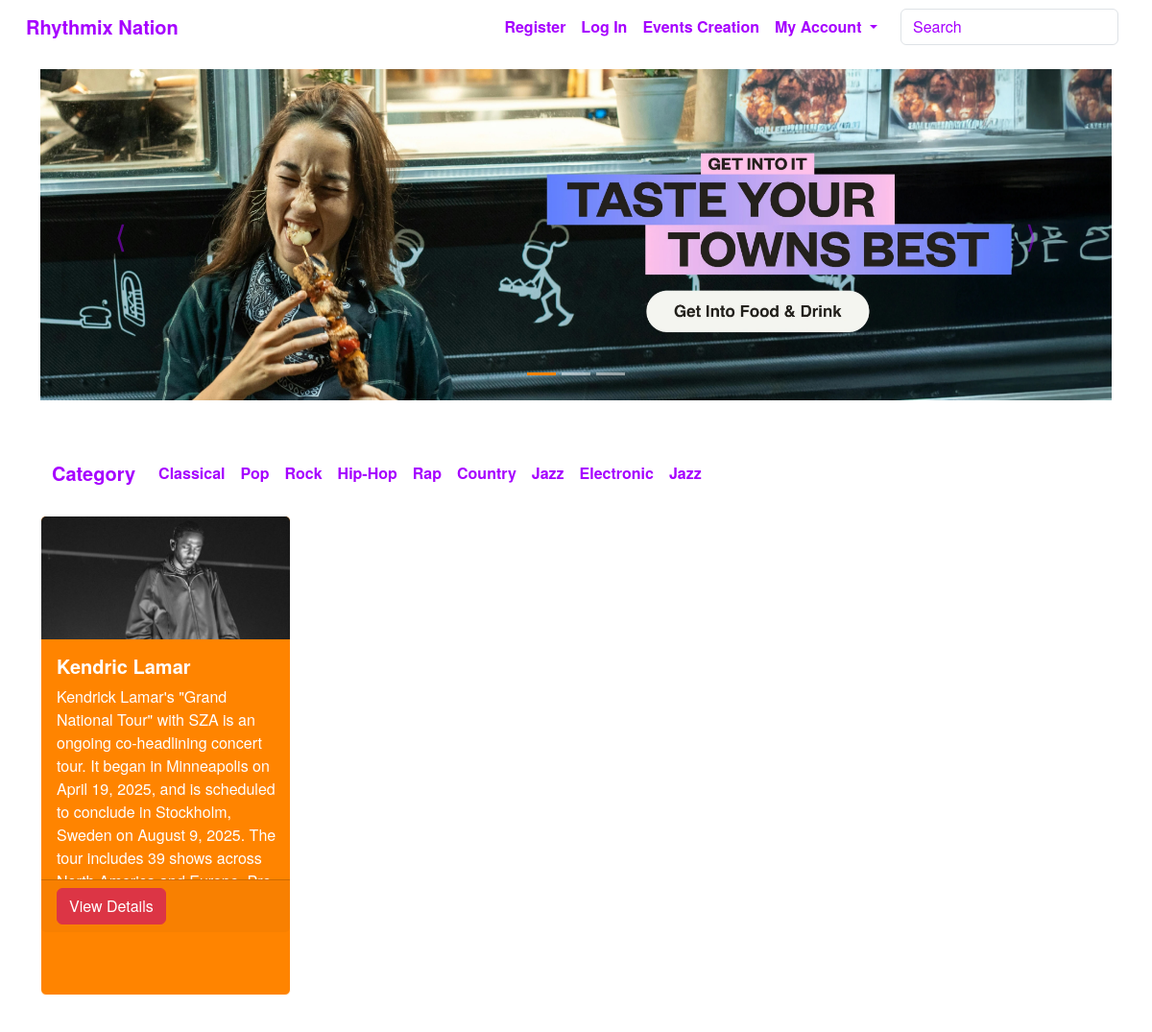
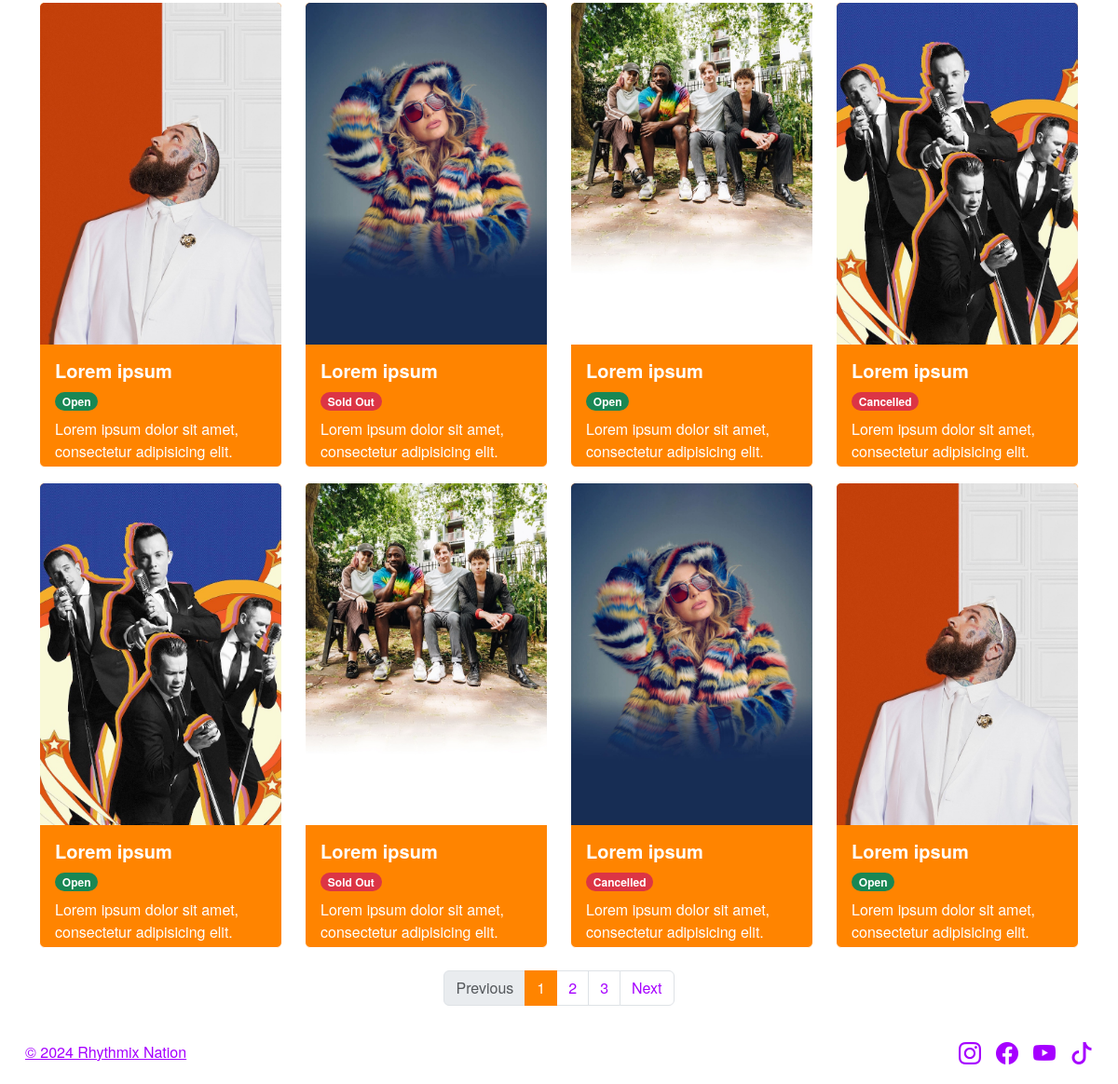
The page / on the database its author committed (2 pictures, top to bottom).
### website/models.py (models this page shows, shortened)
class Event(db.Model):
    __tablename__ = 'events'
    id = db.Column(db.Integer, primary_key=True)
    event_name = db.Column(db.String(150), nullable=False)
    event_category = db.Column(db.String(150), nullable=False)
    event_description = db.Column(db.Text, nullable=False)
    start_date = db.Column(db.DateTime, nullable=False)
    start_time = db.Column(db.String(150), nullable=False)
    end_date = db.Column(db.DateTime, nullable=False)
    end_time = db.Column(db.String(150), nullable=False)
    event_location = db.Column(db.String(150), nullable=False)
    event_image = db.Column(db.String(150), nullable=False)
    ticket_price = db.Column(db.Float, nullable=False)
    capacity = db.Column(db.Integer, nullable=False)
    comment = db.relationship('Comment', backref='event')
    user_id = db.Column(db.Integer, db.ForeignKey('users.id'), nullable=False)

### website/views.py (the view)
@main_bp.route('/')
def index():
    events = db.session.scalars(db.select(Event)).all()
    return render_template('index.html', events=events)

### website/templates/index.html (shortened to what this page needs)
{% extends "base.html" %}
{% block content %}
      <main class="container">
        <div id="carouselExampleIndicators" class="carousel slide mb-5" data-bs-ride="carousel">
          <div class="carousel-indicators">
            <button type="button" data-bs-target="#carouselExampleIndicators" data-bs-slide-to="0" class="active" aria-current="true" aria-label="Slide 1"></button>
            <button type="button" data-bs-target="#carouselExampleIndicators" data-bs-slide-to="1" aria-label="Slide 2"></button>
            <button type="button" data-bs-target="#carouselExampleIndicators" data-bs-slide-to="2" aria-label="Slide 3"></button>
          </div>
          <div class="carousel-inner">
            <div class="carousel-item active">
              <img src="./static/img/image1.jpg" class="d-block w-100" alt="Image 1">
            </div>
          </div>
          <button class="carousel-control-prev" type="button" data-bs-target="#carouselExampleIndicators" data-bs-slide="prev">
            <span class="carousel-control-prev-icon" aria-hidden="true"></span>
          </button>
          <button class="carousel-control-next" type="button" data-bs-target="#carouselExampleIndicators" data-bs-slide="next">
            <span class="carousel-control-next-icon" aria-hidden="true"></span>
          </button>
        </div>
        <nav class="navbar navbar-expand-lg">
          <div class="container">
            <a class="navbar-brand category">Category</a>
            <div class="collapse navbar-collapse" id="navbarNav">
              <ul class="navbar-nav">
                <li class="nav-item">
                  <a class="nav-link active" href="404.html">Classical</a>
                </li>
                <li class="nav-item">
                  <a class="nav-link active" href="404.html">Pop</a>
                </li>
                <li class="nav-item">
                  <a class="nav-link active" href="404.html">Rock</a>
                </li>
                <li class="nav-item">
                  <a class="nav-link active" href="404.html">Hip-Hop</a>
                </li>
                <li class="nav-item">
                  <a class="nav-link active" href="404.html">Rap</a>
                </li>
                <li class="nav-item">
                  <a class="nav-link active" href="404.html">Country</a>
                </li>
                <li class="nav-item">
                  <a class="nav-link active" href="404.html">Jazz</a>
                </li>
                <li class="nav-item">
                  <a class="nav-link active" href="404.html">Electronic</a>
                </li>
                <li class="nav-item">
                  <a class="nav-link active" href="404.html">Jazz</a>
                </li>
              </ul>
            </div>
          </div>
        </nav>
        <div class="row row-cols-1 row-cols-sm-2 row-cols-md-3 row-cols-lg-4">
          {% for event in events %}
          <div class="col">
            <div class="card custom-card card-color mb-4">
              <img class="card-img-top" src="{{ event.event_image }}" alt="event picture">
              <div class="card-body">
                <h5 class="card-title">{{ event.event_name }}</h5>
                <p class="card-text">{{ event.event_description }}</p>
              </div>
              <div class="card-footer">
                <a href="{{ url_for('main.event_detail', event_id=event.id) }}" class="btn btn-danger">View Details</a>
              </div>
            </div>
          </div>
          {% endfor %}
        </div>
        <div class="row row-cols-1 row-cols-sm-2 row-cols-md-3 row-cols-lg-4">
          <div class="col">
            <div class="card custom-card card-color">
              <img src="./static/img/image4.jpg" class="card-img-top" alt="...">
              <div class="card-body">
                <h5 class="card-title ">Lorem ipsum</h5>
                <span class="badge rounded-pill text-bg-success mb-2">Open</span>
                <p class="card-text">Lorem ipsum dolor sit amet, consectetur adipisicing elit. Labore aperiam sit laboriosam corrupti accusamus! Quae rem inventore error natus excepturi consectetur libero commodi cupiditate ut? Quibusdam ipsa veritatis expedita eveniet?</p>
              </div>
            </div>
          </div>
          <div class="col">
            <div class="card custom-card card-color">
              <img src="./static/img/image5.jpg" class="card-img-top" alt="...">
              <div class="card-body">
                <h5 class="card-title">Lorem ipsum</h5>
                <span class="badge rounded-pill text-bg-danger mb-2">Sold Out</span>
                <p class="card-text">Lorem ipsum dolor sit amet, consectetur adipisicing elit. Labore aperiam sit laboriosam corrupti accusamus! Quae rem inventore error natus excepturi consectetur libero commodi cupiditate ut? Quibusdam ipsa veritatis expedita eveniet?</p>
              </div>
            </div>
          </div>
          <div class="col">
            <div class="card custom-card card-color">
              <img src="./static/img/image6.jpg" class="card-img-top" alt="...">
              <div class="card-body">
                <h5 class="card-title">Lorem ipsum</h5>
                <span class="badge rounded-pill text-bg-success mb-2">Open</span>
                <p class="card-text">Lorem ipsum dolor sit amet, consectetur adipisicing elit. Labore aperiam sit laboriosam corrupti accusamus! Quae rem inventore error natus excepturi consectetur libero commodi cupiditate ut? Quibusdam ipsa veritatis expedita eveniet?</p>
              </div>
            </div>
          </div>
          <div class="col">
            <div class="card custom-card card-color">
              <img src="./static/img/image7.jpg" class="card-img-top" alt="...">
              <div class="card-body">
                <h5 class="card-title">Lorem ipsum</h5>
                <span class="badge rounded-pill text-bg-danger mb-2">Cancelled</span>
                <p class="card-text">Lorem ipsum dolor sit amet, consectetur adipisicing elit. Labore aperiam sit laboriosam corrupti accusamus! Quae rem inventore error natus excepturi consectetur libero commodi cupiditate ut? Quibusdam ipsa veritatis expedita eveniet?</p>
              </div>
            </div>
          </div>
          <div class="col">
            <div class="card custom-card card-color">
              <img src="./static/img/image7.jpg" class="card-img-top" alt="...">
              <div class="card-body">
                <h5 class="card-title">Lorem ipsum</h5>
                <span class="badge rounded-pill text-bg-success mb-2">Open</span>
                <p class="card-text">Lorem ipsum dolor sit amet, consectetur adipisicing elit. Labore aperiam sit laboriosam corrupti accusamus! Quae rem inventore error natus excepturi consectetur libero commodi cupiditate ut? Quibusdam ipsa veritatis expedita eveniet?</p>
              </div>
            </div>
          </div>
          <div class="col">
            <div class="card custom-card card-color">
              <img src="./static/img/image6.jpg" class="card-img-top" alt="...">
              <div class="card-body">
                <h5 class="card-title">Lorem ipsum</h5>
                <span class="badge rounded-pill text-bg-danger mb-2">Sold Out</span>
                <p class="card-text">Lorem ipsum dolor sit amet, consectetur adipisicing elit. Labore aperiam sit laboriosam corrupti accusamus! Quae rem inventore error natus excepturi consectetur libero commodi cupiditate ut? Quibusdam ipsa veritatis expedita eveniet?</p>
              </div>
            </div>
          </div>
          <div class="col">
            <div class="card custom-card card-color">
              <img src="./static/img/image5.jpg" class="card-img-top" alt="...">
              <div class="card-body">
                <h5 class="card-title">Lorem ipsum</h5>
                <span class="badge rounded-pill text-bg-danger mb-2">Cancelled</span>
                <p class="card-text">Lorem ipsum dolor sit amet, consectetur adipisicing elit. Labore aperiam sit laboriosam corrupti accusamus! Quae rem inventore error natus excepturi consectetur libero commodi cupiditate ut? Quibusdam ipsa veritatis expedita eveniet?</p>
              </div>
            </div>
          </div>
          <div class="col">
            <div class="card custom-card card-color">
              <img src="./static/img/image4.jpg" class="card-img-top" alt="...">
              <div class="card-body">
                <h5 class="card-title">Lorem ipsum</h5>
                <span class="badge rounded-pill text-bg-success mb-2">Open</span>
                <p class="card-text">Lorem ipsum dolor sit amet, consectetur adipisicing elit. Labore aperiam sit laboriosam corrupti accusamus! Quae rem inventore error natus excepturi consectetur libero commodi cupiditate ut? Quibusdam ipsa veritatis expedita eveniet?</p>
              </div>
            </div>
          </div>
        <nav aria-label="Page navigation example" class="w-100 mt-4">
          <ul class="pagination justify-content-center">
            <li class="page-item">
              <span class="page-link disabled">Previous</span>
            </li>
            <li class="page-item active" aria-current="page">
              <span class="page-link">1</span>
            </li>
            <li class="page-item"><a class="page-link" href="404.html">2</a></li>
            <li class="page-item"><a class="page-link" href="404.html">3</a></li>
            <li class="page-item">
              <a class="page-link" href="404.html">Next</a>
            </li>
          </ul>
        </nav>
      </main>
      {% endblock %}

### website/templates/base.html (shortened to what this page needs)
<!DOCTYPE html>
<html>
<head>
    <link href="https://cdn.jsdelivr.net/npm/bootstrap@5.3.2/dist/css/bootstrap.min.css" rel="stylesheet">
    <link rel="stylesheet" href="{{ url_for('static', filename='style/styles.css') }}">
    <link rel="stylesheet" href="https://cdn.jsdelivr.net/npm/bootstrap-icons@1.10.5/font/bootstrap-icons.css">
</head>
<body>
<div class="wrapper d-flex flex-column min-vh-100">
    <header>
        <nav class="navbar navbar-expand-lg">
            <div class="container-fluid">
                <a class="navbar-brand page-title" href="{{ url_for('main.index') }}">Rhythmix Nation</a>
                <div class="collapse navbar-collapse justify-content-end" id="navbarSupportedContent">
                    <ul class="navbar-nav mb-2 mb-lg-0">
                        {% if current_user.is_authenticated %}
                            <a class="nav-item nav-link disabled text-muted" href="#">Welcome {{ current_user.first_name }}</a>
                            <a class="nav-item nav-link" href="{{ url_for('auth.logout') }}">Log Out</a>
                        {% else %}
                            <a class="nav-item nav-link" href="{{ url_for('auth.register') }}">Register</a>
                            <a class="nav-item nav-link" href="{{ url_for('auth.login') }}">Log In</a>
                        {% endif %}
                        <a class="nav-item nav-link" href="{{ url_for('event.create') }}">Events Creation</a>
                        <li class="nav-item dropdown">
                            <a class="nav-link dropdown-toggle" href="#" role="button" data-bs-toggle="dropdown" aria-expanded="false">
                                My Account
                            </a>
                        </li>
                    </ul>
                    <form class="d-flex ms-3" role="search">
                        <input class="form-control me-2" type="search" placeholder="Search" aria-label="Search">
                    </form>
                </div>
            </div>
        </nav>
    </header>
    <main class="flex-grow-1">
        {% block content %}{% endblock %}
    </main>
    <footer class="footer mt-auto py-3 border-top bg-light text-center">
        <div class="container-fluid d-flex flex-wrap justify-content-between align-items-center">
            <div class="col-md-4 d-flex align-items-center">
                <a class="mb-3 mb-md-0 text-muted" href="404.html">© 2024 Rhythmix Nation</a>
            </div>
            <ul class="nav col-md-4 justify-content-end list-unstyled d-flex">
                <li class="ms-3"><a class="text-muted" href="https://www.instagram.com" target="_blank"><i class="bi bi-instagram" style="font-size: 1.5rem;"></i></a></li>
                <li class="ms-3"><a class="text-muted" href="https://www.facebook.com" target="_blank"><i class="bi bi-facebook" style="font-size: 1.5rem;"></i></a></li>
                <li class="ms-3"><a class="text-muted" href="https://www.youtube.com" target="_blank"><i class="bi bi-youtube" style="font-size: 1.5rem;"></i></a></li>
                <li class="ms-3"><a class="text-muted" href="https://www.tiktok.com" target="_blank"><i class="bi bi-tiktok" style="font-size: 1.5rem;"></i></a></li>
            </ul>
        </div>
    </footer>
</div>
</body>
</html>

### website/static/style/styles.css (style rules this page uses)
body { font-family: "Helvetica Neue", Arial, sans-serif; background-color: #fff; color: #a600ff !important; }
.text-muted { color: #a600ff !important; }
.form-control::placeholder { color: #a600ff; }
strong, .modal-label, .section-title, h1, h2, h3, h4, h5, h6 { font-weight: bold; }
header { padding-inline: 15px; }
.navbar { background-color: #fff; }
.navbar-brand { font-weight: bold; color: #a600ff !important; text-decoration: none; }
.nav-link { font-weight: bold; color: #a600ff !important; text-decoration: none; }
.carousel-indicators button { background-color: #a600ff; }
.carousel-indicators .active { background-color: #ff8400; }
.carousel-control-prev-icon, .carousel-control-next-icon { background-image: none; width: auto; height: auto; font-size: 2rem; color: #a600ff; }
.carousel-control-prev::after, .carousel-control-next::after { content: ''; }
.carousel-control-prev-icon::before { content: '⟨'; }
.carousel-control-next-icon::before { content: '⟩'; }
.category { color: #a600ff; }
.custom-card { max-width: 18rem; width: 100%; margin: 0 auto; margin-top: 1rem; }
.card-color { background-color: #ff8400; border-color: #fff; }
.page-link { color: #a600ff; }
.pagination .active .page-link { background-color: #ff8400; border-color: #ff8400; }
footer { padding-inline: 15px; }
html, body { height: 100%; }
body { display: flex; flex-direction: column; min-height: 100vh; }
main { flex: 1; }
.card-title, .card-text { color: #ffffff; }
.wrapper { display: flex; flex-direction: column; min-height: 100vh; }
main { flex-grow: 1; }
.footer { margin-top: auto; background-color: #fff !important; border-top: none !important; }
.card.custom-card { min-height: 500px; max-height: 500px; display: flex; flex-direction: column; }
.card.custom-card .card-body { flex-grow: 1; overflow-y: auto; max-height: 250px; padding-right: 10px; }

### rows shown on the page
Event: event_image (picture), event_name "Kendric Lamar", event_description "Kendrick Lamar's \"Grand National Tour\" with SZA is an ongoing co-headlining concert tour. It began in Minneapolis on April 19, 2025, and is scheduled to conclude in Stockholm, Sweden on August 9, 2025. The tour includes 39 shows across…"
